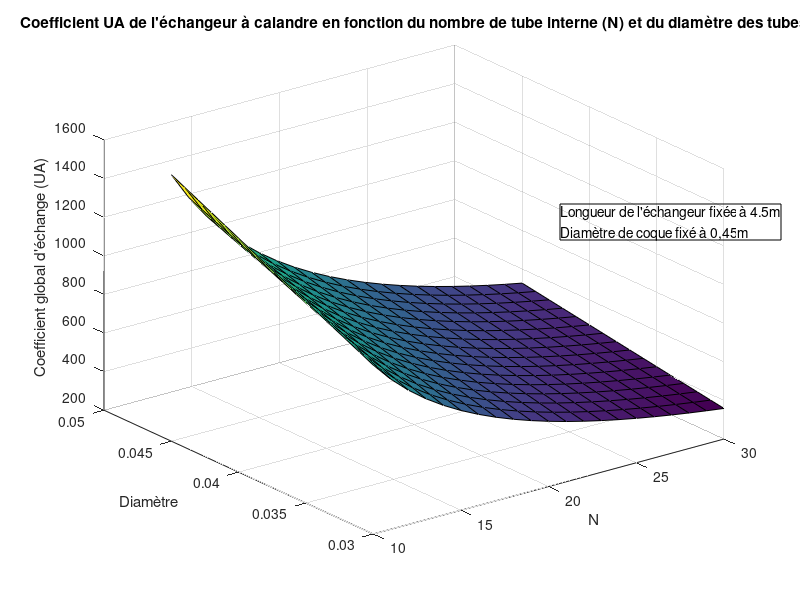
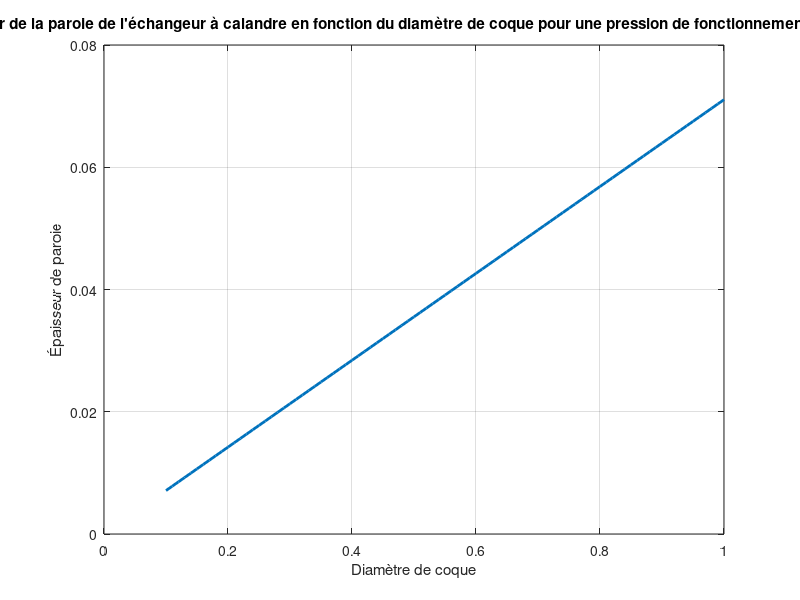

Source code (MATLAB) for these figures, in order:
%% Détermination des dimensions de l'échangeur de chaleur à partir d'un UA de 800
clear
clc
%Dimensions
Dp_i= 0.045; %m
Dp_e= 0.048; %m (épaisseur de 1.5mm)
N=20; %(nombres de tuyaux intérieurs)
Dg_i=0.5; %m
L=4.5; %m

Ap_i=pi*Dp_i*L; %m^2
Ap_e=pi*Dp_e*L; %m^2
Ag_i=pi*Dg_i*L; %m^2

% Propriété des fluides
% Densité
rho_MDI = 1250; %[kg/m^3]
rho_Poly = 1210; %[kg/m^3]
rho_H2O = 1034; %[kg/m^3]

% Conductivité thermique
k_MDI = 0.08648; % [W/m K]
k_Poly = 0.1557; % [W/m K]
k_H2O = 0.147; % [W/m K]
k_acier = 36; % [W/m K]

% Chaleur spécifique
cp_MDI = 1800; % [J/kg K]
cp_Poly = 2270; % [J/kg K]
cp_H2O = 3915; % [J/kg K]

% Viscosités dynamiques
visc_MDI = 0.19; % [Ns/m^2]
visc_H2O = 0.042; % Viscosité du Propylène Glycol [Ns/m^2]

% Débit des fluides
debit_MDI = 35/(1000*60); % [m^3/s] valeur maximale de sortie
debit_Poly = 17/(1000*60); % [m^3/s] valeur maximale de sortie
debit_H2O = 0.005; % [m^3/s] valeur déterminé sur la courbe de pompe

%Nombre de Prandlt
Pr_MDI=visc_MDI*cp_MDI/k_MDI;
Pr_H2O=visc_H2O*cp_H2O/k_H2O;

%Résistance de convection interne des petits tuyaux
%(Eau-glycol qui circule dans les petits tuyaux)
Re_p_i=(4*rho_H2O*debit_H2O)/(pi*N*Dp_i*visc_H2O);
%Laminaire (Re plus petit que 2300) 
%Turbulent (Re plus grand que 2300)
if Re_p_i < 2300
    Nu_p_i=4.36;
else
    Nu_p_i=0.023*(Re_p_i^(4/5))*(Pr_H2O^0.4); %n=0.4 parce que température de surface est plus chaude que température intérieure
end
h_p_i=Nu_p_i*k_H2O/Dp_i;
R_conv_i=1/(h_p_i)*Ap_i;

%Résistance de conduction des petits tuyaux
R_cond=(log(Dp_e/Dp_i))/(2*pi*L*k_acier);

%Résistance de convection externe des petits tuyaux
%(MDI qui a un effet convectif sur l'extérieur des petits tuyaux.)
%Aire et diamètre équivalent
Aeq=((pi*Dg_i^2)/4)-N*((pi*Dp_e^2)/4);
Deq=(Aeq*4/pi)^(1/2);
Re_p_e=(4*rho_MDI*debit_MDI)/(pi*N*Deq*visc_MDI);
V=debit_MDI/Aeq;

if Re_p_e < 2300
     Nu_p_e=4.36;
else
    Nu_p_e=0.023*(Re_p_e^(4/5))*(Pr_MDI^0.3); %n=0.3 parce que température de surface est plus froide que température intérieure
end
h_p_e=Nu_p_e*k_MDI/Dp_e;
R_conv_e=1/(h_p_e)*(Ap_e);
    
%Résistance totale des petits tuyaux
%(20 tuyaux en parallèle)
R_tot=N*(1/R_cond + 1/R_conv_e + 1/R_conv_i)^(-1);
UA=1/R_tot;

%La convection externe est négligée, ce qui sous-entend que l'échangeur est
%isolé. On ne calcule donc pas la convection du MDI sur la parois intérieur
%du gros tuyaux, ni la conduction dans le gros tuyau.

%% Optimisation

% longeur fixée à 4.5m
% débit fixé à 35 lpm

D_tubes=zeros(1);
i=0;
j=0;
valeurs=zeros(i,j);
Nbre_tube=(10:1:30);

for Opt_Dp_i=0.03:0.001:0.045
    i=i+1;
    for Opt_N=10:30
        j=j+1;
        Opt_Dp_e=(Opt_Dp_i+0.003);
        Opt_Ap_i=pi*Opt_Dp_i*L;
        Opt_Ap_e=pi*Opt_Dp_e*L;
        Opt_h_p_i=Nu_p_i*k_H2O/Opt_Dp_i;
        Opt_h_p_e=Nu_p_e*k_MDI/Opt_Dp_e;
        Opt_R_cond=(log(Opt_Dp_e/Opt_Dp_i))/(2*pi*L*k_acier);
        Opt_R_conv_i=1/(Opt_h_p_i)*Opt_Ap_i;
        Opt_R_conv_e=1/(Opt_h_p_e)*(Opt_Ap_e);
        Opt_R_tot=Opt_N*(1/Opt_R_cond + 1/Opt_R_conv_e + 1/Opt_R_conv_i)^(-1);
        Opt_UA=1/Opt_R_tot;
        valeurs(i,j)=Opt_UA;
        if j==21
            j=0;
        end
    end
    D_tubes(i,1)=Opt_Dp_i;
end

figure(1)
surf(Nbre_tube,D_tubes,valeurs)
title("Coefficient UA de l'échangeur à calandre en fonction du nombre de tube interne (N) et du diamètre des tubes");
xlabel("N");
ylabel("Diamètre");
zlabel("Coefficient global d'échange (UA)");
note=sprintf("Longueur de l'échangeur fixée à 4.5m\nDiamètre de coque fixé à 0,45m");
annotation('textbox', [0.7, 0.6, 0.1, 0.1], 'String', note);

%% Dimensions Coque

% Selon le développement de la solution pour un réservoir sous pression
% avec la contrainte de Von Mises, l'épaisseur admissible pour un facteur
% de sécurité FS de 2 pour différents diamètre de coque peut être calculée

FS=2;
pression=16*10^6; %Pascal
S_y=390*10^6; %Pascal
Diametre_coque=(0.1:0.01:1);
epaisseur=zeros(1);
m=0;
for diametre_total=0.1:0.01:1
    m=m+1;
    t=(FS*0.5*((3)^(1/2))*pression*diametre_total)/S_y;
    epaisseur(m)=t;
end

figure(2)
plot(Diametre_coque,epaisseur, 'LineWidth', 2)
grid on
title("Épaisseur de la paroie de l'échangeur à calandre en fonction du diamètre de coque pour une pression de fonctionnement de 160 bars")
xlabel("Diamètre de coque")
ylabel("Épaisseur de paroie")
    
